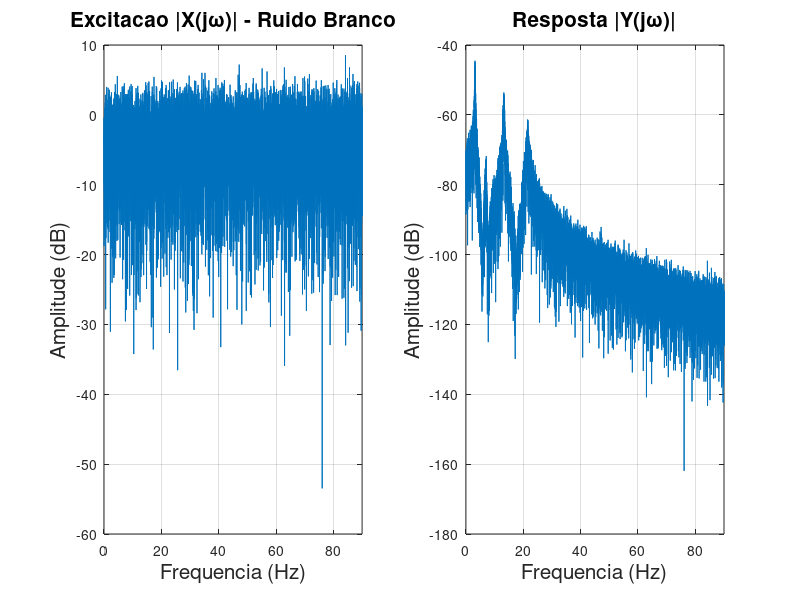
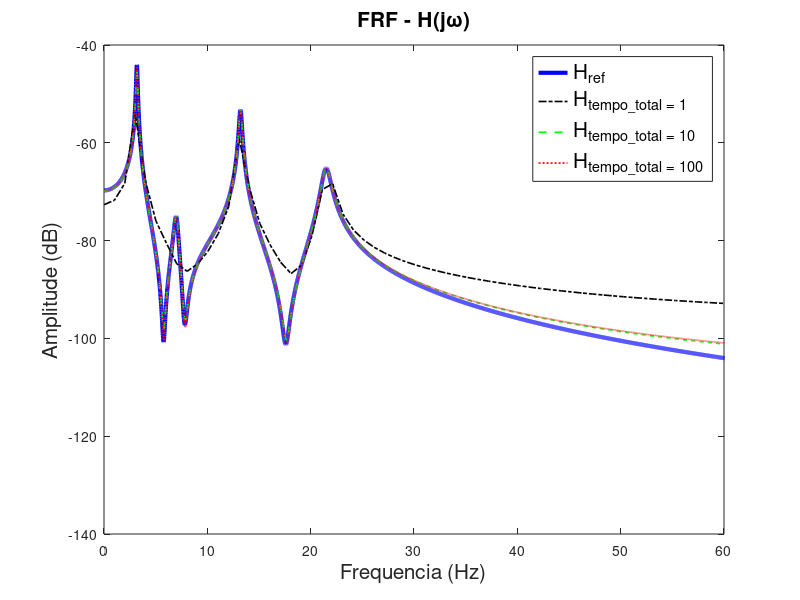
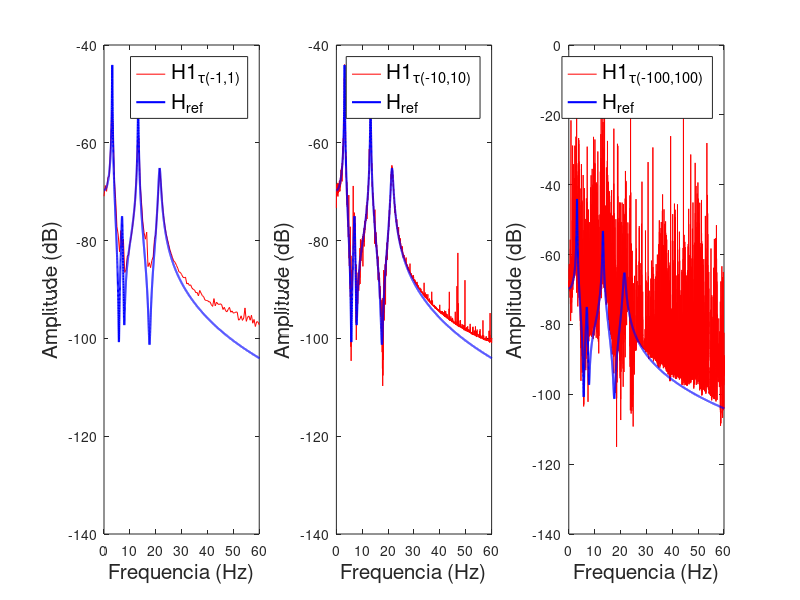
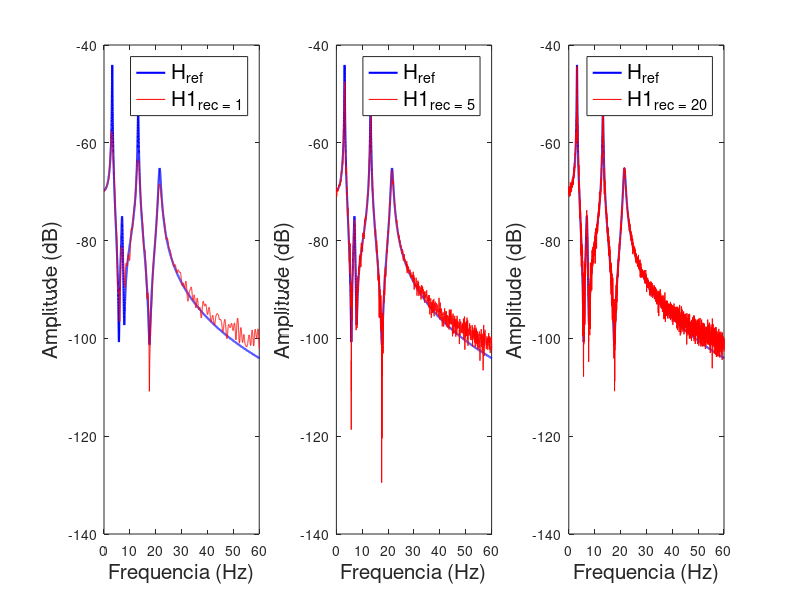

The MATLAB script that drew these images, in order: (Note: this script raises an error after producing the figures.)
%%%%%%%%%%%%%%%%%%%%%%%%%%%%%%%%%%%%%%%%%%%%%%%%%%%%%%%%%%%%%%%%%%%
%% Universidade Federal de Santa Catarina.
%% José Pedro de Santana Neto, maio de 2016
%%
%% You can redistribute it and/or
%% modify it under the terms of the GNU Affero General Public License as
%% published by the Free Software Foundation, either version 3 of the
%% License, or (at your option) any later version.
%% The library is distributed in the hope that it will be useful,
%% but WITHOUT ANY WARRANTY; without even the implied warranty of
%% MERCHANTABILITY or FITNESS FOR A PARTICULAR PURPOSE.  See the
%% GNU Affero General Public License for more details. 
%% see <http://www.gnu.org/licenses/>.
%%%%%%%%%%%%%%%%%%%%%%%%%%%%%%%%%%%%%%%%%%%%%%%%%%%%%%%%%%%%%%%%%%%

%% Questao_3
function questao_3 = questao_3()
	
	% A)
	amplitudes = [0.1 0.02 0.3 0.4]; % [metro]
	frequencias_angulares = [20 44 83 135]; % [rad/s]
	fatores_amortecimento = [0.02 0.03 0.01 0.02]; % qsi
	frequencias_naturais_amortecidas = [
		frequencias_angulares(1) * sqrt(1 - fatores_amortecimento(1)^2) ...
		frequencias_angulares(2) * sqrt(1 - fatores_amortecimento(2)^2) ...
		frequencias_angulares(3) * sqrt(1 - fatores_amortecimento(3)^2) ...
		frequencias_angulares(4) * sqrt(1 - fatores_amortecimento(4)^2) ...
	];

	tempos_totais_medicao = [1 10 100]; % [segundos]
	frequencia_amostragem = 180; % pontos por segundo [Hz]

	tempos_medicao = {
		% 1 segundo
		0 : 1/frequencia_amostragem : tempos_totais_medicao(1)-1/frequencia_amostragem ...
		% 10 segundos
		0 : 1/frequencia_amostragem : tempos_totais_medicao(2)-1/frequencia_amostragem ...
		% 100 segundos
		0 : 1/frequencia_amostragem : tempos_totais_medicao(3)-1/frequencia_amostragem
	};
	
	numero_total_pontos = tempos_totais_medicao(3)*frequencia_amostragem; % numero de elementos
	f = frequencia_amostragem*(0:numero_total_pontos-1)/numero_total_pontos; % [Hz]
	f_1 = linspace(0,180,length(tempos_medicao{1}));
	f_10 = linspace(0,180,length(tempos_medicao{2}));
	f_100 = linspace(0,180,length(tempos_medicao{3}));
	w = f*2*pi;              % vetor da frequência (rad/s)

	% Sistema de quatro graus de liberdade:
	h_1 = amplitudes(1)/frequencias_naturais_amortecidas(1) * exp(-fatores_amortecimento(1) ...
	 * frequencias_angulares(1) .* tempos_medicao{1}) .* sin(frequencias_naturais_amortecidas(1) ...
	  *tempos_medicao{1}) + amplitudes(2)/frequencias_naturais_amortecidas(2) * ...
	   exp(-fatores_amortecimento(2) * frequencias_angulares(2) * tempos_medicao{1}) .* ...
	    sin(frequencias_naturais_amortecidas(2)*tempos_medicao{1})...
	    + amplitudes(3)/frequencias_naturais_amortecidas(3) * exp(-fatores_amortecimento(3) * ...
	     frequencias_angulares(3) * tempos_medicao{1}) .* sin(frequencias_naturais_amortecidas(3) ... 
	     *tempos_medicao{1}) + amplitudes(4)/frequencias_naturais_amortecidas(4) * ... 
	     exp(-fatores_amortecimento(4) * frequencias_angulares(4) * tempos_medicao{1}) .* ... 
	     sin(frequencias_naturais_amortecidas(4)*tempos_medicao{1}); 
	h_10 = amplitudes(1)/frequencias_naturais_amortecidas(1) * exp(-fatores_amortecimento(1) ... 
	 * frequencias_angulares(1) .* tempos_medicao{2}) .* sin(frequencias_naturais_amortecidas(1) ... 
	 *tempos_medicao{2}) + amplitudes(2)/frequencias_naturais_amortecidas(2) * exp(-fatores_amortecimento(2) ...
	  * frequencias_angulares(2) * tempos_medicao{2}) .* sin(frequencias_naturais_amortecidas(2)*tempos_medicao{2})...
	    + amplitudes(3)/frequencias_naturais_amortecidas(3) * exp(-fatores_amortecimento(3) * ...
	     frequencias_angulares(3) * tempos_medicao{2}) .* sin(frequencias_naturais_amortecidas(3) ... 
	     *tempos_medicao{2}) + amplitudes(4)/frequencias_naturais_amortecidas(4) * ... 
	      exp(-fatores_amortecimento(4) * frequencias_angulares(4) * tempos_medicao{2}) .* ...
	       sin(frequencias_naturais_amortecidas(4)*tempos_medicao{2}); 
	h_100 = amplitudes(1)/frequencias_naturais_amortecidas(1) * exp(-fatores_amortecimento(1) ...
	 * frequencias_angulares(1) .* tempos_medicao{3}) .* sin(frequencias_naturais_amortecidas(1) ... 
	 *tempos_medicao{3}) + amplitudes(2)/frequencias_naturais_amortecidas(2) * ... 
	 exp(-fatores_amortecimento(2) * frequencias_angulares(2) * tempos_medicao{3}) ...
	  .* sin(frequencias_naturais_amortecidas(2)*tempos_medicao{3})...
	    + amplitudes(3)/frequencias_naturais_amortecidas(3) * exp(-fatores_amortecimento(3) ...
	     * frequencias_angulares(3) * tempos_medicao{3}) .* sin(frequencias_naturais_amortecidas(3) ... 
	     *tempos_medicao{3}) + amplitudes(4)/frequencias_naturais_amortecidas(4) * ...
	      exp(-fatores_amortecimento(4) * frequencias_angulares(4) * tempos_medicao{3}) ...
	       .* sin(frequencias_naturais_amortecidas(4)*tempos_medicao{3}); 

	% Magnitude FRF referência:
	Href = amplitudes(1) ./  ... 
	(frequencias_angulares(1).^2 - w.^2 ...
	 + 1i*2*fatores_amortecimento(1)*frequencias_angulares(1).*w) ...
	  + amplitudes(2) ./ ...
	   (frequencias_angulares(2).^2 - w.^2 ...
	    + 1i*2*fatores_amortecimento(2)*frequencias_angulares(2).*w)...
	    + amplitudes(3) ./ ...
	     (frequencias_angulares(3).^2 - w.^2 ...
	      + 1i*2*fatores_amortecimento(3)*frequencias_angulares(3).*w) ...
	       + amplitudes(4) ./ ...
	        (frequencias_angulares(4).^2 - w.^2 ...
	         + 1i*2*fatores_amortecimento(4)*frequencias_angulares(4).*w);

	H_1 = fft(h_1)/frequencia_amostragem;
	H_10 = fft(h_10)/frequencia_amostragem;
	H_100 = fft(h_100)/frequencia_amostragem;
	% Excitação
	x = randn(1,numero_total_pontos);  
	X = fft(x,numero_total_pontos)/frequencia_amostragem;
	% Resposta 
	Y = Href.*X;
	y = conv(x,h_100);
	y = y(1:numero_total_pontos);
	% Em escala log
	XdB = 20*log10(abs(X));
	YdB = 20*log10(abs(Y));
	HrefdB = 20*log10(abs(Href));
	HdB_1 = 20*log10(abs(H_1));
	HdB_10 = 20*log10(abs(H_10));
	HdB_100 = 20*log10(abs(H_100));
	%PLOtempos_totais_medicao 3(a)
	figure(4)
	subplot(1,2,1)
	plot(f,XdB)
	xlabel('Frequencia (Hz)','Fontsize',15)
	ylabel('Amplitude (dB)','Fontsize',15)
	title('Excitacao |X(j\omega)| - Ruido Branco','Fontsize',15)
	grid on
	xlim([0 90])
	subplot(1,2,2)
	plot(f,YdB)
	xlabel('Frequencia (Hz)','Fontsize',15)
	ylabel('Amplitude (dB)','Fontsize',15)
	title('Resposta |Y(j\omega)|','Fontsize',15)
	grid on
	xlim([0 90])
	%PLOtempos_totais_medicao 3(b)
	figure(5)
	plot(f,HrefdB,'b','LineWidth',3)
	hold on
	plot(f_1,HdB_1,'k-.','LineWidth',1.2)
	plot(f_10,HdB_10,'g--','LineWidth',1.2)
	plot(f_100,HdB_100,'r:','LineWidth',1.2)
	xlim([0 60])
	k=legend('H_{ref}','H_{tempo\_total = 1}','H_{tempo\_total = 10}','H_{tempo\_total = 100}');
	set(k,'FontSize',15)
	title('FRF - H(j\omega)','Fontsize',15)
	xlabel('Frequencia (Hz)','Fontsize',15)
	ylabel('Amplitude (dB)','Fontsize',15)


	% 3(c)
	% -1<tau<1
	[Rxx_1, tau_1] = xcorr(x,x,frequencia_amostragem,'unbiased'); 
	[Rxy_1, tau_1] = xcorr(x,y,frequencia_amostragem,'unbiased'); % Correlação-cruzada
	tau_1 = tau_1/frequencia_amostragem;
	Sxx_1 = fft(Rxx_1);Sxy_1=fft(Rxy_1);H1_1=Sxy_1./Sxx_1;
	H1_1=abs(H1_1/frequencia_amostragem);
	f_1=linspace(0,180,length(Rxy_1));
	% -10<tau<10

	[Rxx_10, tau_10] = xcorr(x,x,frequencia_amostragem*10,'unbiased'); 
	[Rxy_10, tau_10] = xcorr(x,y,frequencia_amostragem*10,'unbiased'); % Correlação-cruzada
	tau_10 = tau_10/frequencia_amostragem;
	Sxx_10 = fft(Rxx_10);Sxy_10=fft(Rxy_10);H1_10=Sxy_10./Sxx_10;
	H1_10=abs(H1_10/frequencia_amostragem);
	f_10=linspace(0,180,length(Rxy_10));
	% -100<tau<100

	[Rxx_100, tau_100] = xcorr(x,x,frequencia_amostragem*100,'unbiased'); 
	[Rxy_100, tau_100] = xcorr(x,y,frequencia_amostragem*100,'unbiased'); % Correlação-cruzada
	tau_100 = tau_100/frequencia_amostragem;
	Sxx_100 = fft(Rxx_100);Sxy_100=fft(Rxy_100);H1_100=Sxy_100./Sxx_100;
	H1_100=abs(H1_100/frequencia_amostragem);
	f_100=linspace(0,180,length(Rxy_100));

	figure(6)
	subplot(1,3,1)
	plot(f_1,20*log10(H1_1),'r')
	hold on
	plot(f,HrefdB,'b','LineWidth',1.5)
	xlim([0 60])
	xlabel('Frequencia (Hz)','Fontsize',15)
	ylabel('Amplitude (dB)', 'Fontsize',15)
	k=legend('H1_{\tau(-1,1)}','H_{ref}');
	set(k,'FontSize',15)

	subplot(1,3,2)
	plot(f_10,20*log10(H1_10),'r')
	hold on
	plot(f,HrefdB,'b','LineWidth',1.5)
	xlim([0 60])
	xlabel('Frequencia (Hz)','Fontsize',15)
	ylabel('Amplitude (dB)', 'Fontsize',15)
	k=legend('H1_{\tau(-10,10)}','H_{ref}');
	set(k,'FontSize',15)

	subplot(1,3,3)
	plot(f_100,20*log10(H1_100),'r')
	hold on
	plot(f,HrefdB,'b','LineWidth',1.5)
	xlim([0 60])
	xlabel('Frequencia (Hz)','Fontsize',15)
	ylabel('Amplitude (dB)', 'Fontsize',15)
	k=legend('H1_{\tau(-100,100)}','H_{ref}');
	set(k,'FontSize',15)

	%3(d)
	%Definindo um perido de janela tempos_totais_medicaor = [1 5 20] [s]
	tempos_totais_medicaor_1 = 1; numero_total_pontosr_1 = frequencia_amostragem*tempos_totais_medicaor_1;
	tempos_totais_medicaor_5 = 5;  numero_total_pontosr_5 = frequencia_amostragem*tempos_totais_medicaor_5;
	tempos_totais_medicaor_20 = 20;  numero_total_pontosr_20 = frequencia_amostragem*tempos_totais_medicaor_20;

	Sxx_W_1 = cpsd(x,x, rectwin(numero_total_pontosr_1), 0, numero_total_pontos,frequencia_amostragem, 'twosided'); % Sxx utilizando o Método de Welch
	Sxy_W_1 = cpsd(y,x, rectwin(numero_total_pontosr_1), 0, numero_total_pontos,frequencia_amostragem,'twosided'); % Sxy utilizando o Método de Welch
	H1_W_1 = Sxy_W_1./Sxx_W_1;
	H1_W_1=abs(H1_W_1)/frequencia_amostragem;

	Sxx_W_5 = cpsd(x,x, rectwin(numero_total_pontosr_5), 0, numero_total_pontos,frequencia_amostragem, 'twosided'); % Sxx utilizando o Método de Welch
	Sxy_W_5 = cpsd(y,x, rectwin(numero_total_pontosr_5), 0, numero_total_pontos,frequencia_amostragem,'twosided'); % Sxy utilizando o Método de Welch
	H1_W_5 = Sxy_W_5./Sxx_W_5;
	H1_W_5=abs(H1_W_5)/frequencia_amostragem;

	Sxx_W_20 = cpsd(x,x, rectwin(numero_total_pontosr_20), 0, numero_total_pontos,frequencia_amostragem, 'twosided'); % Sxx utilizando o Método de Welch
	Sxy_W_20 = cpsd(y,x, rectwin(numero_total_pontosr_20), 0, numero_total_pontos,frequencia_amostragem,'twosided'); % Sxy utilizando o Método de Welch
	H1_W_20 = Sxy_W_20./Sxx_W_20;
	H1_W_20=abs(H1_W_20)/frequencia_amostragem;

	figure(7)
	subplot(1,3,1)
	plot(f,HrefdB,'b','LineWidth',1.5)
	hold on
	plot(f,20*log10(H1_W_1),'r')
	xlim([0 60])
	xlabel('Frequencia (Hz)','Fontsize',15)
	ylabel('Amplitude (dB)', 'Fontsize',15)
	k=legend('H_{ref}','H1_{rec = 1}');
	set(k,'FontSize',15)

	subplot(1,3,2)
	plot(f,HrefdB,'b','LineWidth',1.5)
	hold on
	plot(f,20*log10(H1_W_5),'r')
	xlim([0 60])
	xlabel('Frequencia (Hz)','Fontsize',15)
	ylabel('Amplitude (dB)', 'Fontsize',15)
	k=legend('H_{ref}','H1_{rec = 5}');
	set(k,'FontSize',15)

	subplot(1,3,3)
	plot(f,HrefdB,'b','LineWidth',1.5)
	hold on
	plot(f,20*log10(H1_W_20),'r')
	xlim([0 60])
	xlabel('Frequencia (Hz)','Fontsize',15)
	ylabel('Amplitude (dB)', 'Fontsize',15)
	k=legend('H_{ref}','H1_{rec = 20}');
	set(k,'FontSize',15)

	%3(e)
	%Definindo um perido de janela tempos_totais_medicaor = [10] [s]

	tempos_totais_medicaor_10 = 10;  numero_total_pontosr_10 = frequencia_amostragem*tempos_totais_medicaor_10;

	%MÉtempos_totais_medicaoODO DE WELCH PARA DIFEREnumero_total_pontostempos_totais_medicaoES OVERLAP
	Sxx_O_25 = cpsd(x,x, rectwin(numero_total_pontosr_10), numero_total_pontosr_10/4, numero_total_pontos,frequencia_amostragem, 'twosided'); % Sxx utilizando o Método de Welch
	Sxy_O_25 = cpsd(y,x, rectwin(numero_total_pontosr_10), numero_total_pontosr_10/4, numero_total_pontos,frequencia_amostragem,'twosided'); % Sxy utilizando o Método de Welch
	H1_O_25 = Sxy_O_25./Sxx_O_25;
	H1_O_25=abs(H1_O_25)/frequencia_amostragem;

	Sxx_O_50 = cpsd(x,x, rectwin(numero_total_pontosr_10), numero_total_pontosr_10/2, numero_total_pontos,frequencia_amostragem, 'twosided'); % Sxx utilizando o Método de Welch
	Sxy_O_50 = cpsd(y,x, rectwin(numero_total_pontosr_10), numero_total_pontosr_10/2, numero_total_pontos,frequencia_amostragem,'twosided'); % Sxy utilizando o Método de Welch
	H1_O_50 = Sxy_O_50./Sxx_O_50;
	H1_O_50=abs(H1_O_50)/frequencia_amostragem;

	Sxx_O_75 = cpsd(x,x, rectwin(numero_total_pontosr_10), 3*numero_total_pontosr_10/4, numero_total_pontos,frequencia_amostragem, 'twosided'); % Sxx utilizando o Método de Welch
	Sxy_O_75 = cpsd(y,x, rectwin(numero_total_pontosr_10), 3*numero_total_pontosr_10/4, numero_total_pontos,frequencia_amostragem,'twosided'); % Sxy utilizando o Método de Welch
	H1_O_75 = Sxy_O_75./Sxx_O_75;
	H1_O_75=abs(H1_O_75)/frequencia_amostragem;

	figure(8)

	subplot(1,3,1)
	plot(f,HrefdB,'b','LineWidth',1.5)
	hold on
	plot(f,20*log10(H1_O_25),'r')
	xlim([0 60])
	xlabel('Frequencia (Hz)','Fontsize',15)
	ylabel('Amplitude (dB)', 'Fontsize',15)
	k=legend('H_{ref}','H1_{overlap = 25%}');
	set(k,'FontSize',15)

	subplot(1,3,2)
	plot(f,HrefdB,'b','LineWidth',1.5)
	hold on
	plot(f,20*log10(H1_O_50),'r')
	xlim([0 60])
	xlabel('Frequencia (Hz)','Fontsize',15)
	ylabel('Amplitude (dB)', 'Fontsize',15)
	k=legend('H_{ref}','H1_{overlap = 50%}');
	set(k,'FontSize',15)


	subplot(1,3,3)
	plot(f,HrefdB,'b','LineWidth',1.5)
	hold on
	plot(f,20*log10(H1_O_75),'r')
	xlim([0 60])
	xlabel('Frequencia (Hz)','Fontsize',15)
	ylabel('Amplitude (dB)', 'Fontsize',15)
	k=legend('H_{ref}','H1_{overlap = 75%}');
	set(k,'FontSize',15)

	%3(f)

	%MÉtempos_totais_medicaoODO DE WELCH COM AS JAnumero_total_pontosELAS Utempos_totais_medicaoILIZADAS numero_total_pontosA QUEStempos_totais_medicaoÃO 2

	Sxx_Rec = cpsd(x,x, rectwin(numero_total_pontosr_10), numero_total_pontosr_10/2, numero_total_pontos,frequencia_amostragem, 'twosided'); % Sxx utilizando o Método de Welch
	Sxy_Rec = cpsd(y,x, rectwin(numero_total_pontosr_10), numero_total_pontosr_10/2, numero_total_pontos,frequencia_amostragem,'twosided'); % Sxy utilizando o Método de Welch
	H1_Rec = Sxy_Rec./Sxx_Rec;
	H1_Rec=abs(H1_Rec)/frequencia_amostragem;
	A=corrcoef(HrefdB,H1_Rec);
	A=abs(A(1,2));

	Sxx_tempos_totais_medicaouk= cpsd(x,x, tukeywin(numero_total_pontosr_10), numero_total_pontosr_10/2, numero_total_pontos,frequencia_amostragem, 'twosided'); % Sxx utilizando o Método de Welch
	Sxy_tempos_totais_medicaouk = cpsd(y,x, tukeywin(numero_total_pontosr_10), numero_total_pontosr_10/2, numero_total_pontos,frequencia_amostragem,'twosided'); % Sxy utilizando o Método de Welch
	H1_tempos_totais_medicaouk = Sxy_tempos_totais_medicaouk./Sxx_tempos_totais_medicaouk;
	H1_tempos_totais_medicaouk=abs(H1_tempos_totais_medicaouk)/frequencia_amostragem;
	B=corrcoef(HrefdB,H1_tempos_totais_medicaouk);
	B=abs(B(1,2));

	Sxx_tempos_totais_medicaorian = cpsd(x,x, triang(numero_total_pontosr_10), numero_total_pontosr_10/2, numero_total_pontos,frequencia_amostragem, 'twosided'); % Sxx utilizando o Método de Welch
	Sxy_tempos_totais_medicaorian = cpsd(y,x, triang(numero_total_pontosr_10), numero_total_pontosr_10/2, numero_total_pontos,frequencia_amostragem,'twosided'); % Sxy utilizando o Método de Welch
	H1_tempos_totais_medicaorian = Sxy_tempos_totais_medicaorian./Sxx_tempos_totais_medicaorian;
	H1_tempos_totais_medicaorian=abs(H1_tempos_totais_medicaorian)/frequencia_amostragem;
	C=corrcoef(HrefdB,H1_tempos_totais_medicaorian);
	C=abs(C(1,2));

	%PLOtempos_totais_medicao 3(f)
	texto_correlacao_x = 123;
	texto_correlacao_y = 11;
	figure(9)
	subplot(1,3,1)
	plot(f,HrefdB,'b','LineWidth',1.5)
	hold on
	plot(f,20*log10(H1_Rec),'r')
	strmax = ['Correlacao = ', num2str(A)];
	text(45,-115,strmax,'HorizontalAlignment','right','Fontsize',13);
	axis([0 60 -120 -40])
	xlabel('Frequencia (Hz)','Fontsize',15)
	ylabel('Amplitude (dB)', 'Fontsize',15)
	k=legend('H_{ref}','H1_{retangular}');
	set(k,'FontSize',15)

	subplot(1,3,2)
	plot(f,HrefdB,'b','LineWidth',1.5)
	hold on
	plot(f,20*log10(H1_tempos_totais_medicaouk),'r')
	strmax = ['Correlacao = ', num2str(B)];
	text(45,-105,strmax,'HorizontalAlignment','right','Fontsize',13);
	xlim([0 60])
	xlabel('Frequencia (Hz)','Fontsize',15)
	ylabel('Amplitude (dB)', 'Fontsize',15)
	k=legend('H_{ref}','H1_{tukey}');
	set(k,'FontSize',15)


	subplot(1,3,3)
	plot(f,HrefdB,'b','LineWidth',1.5)
	hold on
	plot(f,20*log10(H1_tempos_totais_medicaorian),'r')
	strmax = ['Correlacao = ', num2str(C)];
	text(45,-105,strmax,'HorizontalAlignment','right','Fontsize',13);
	xlim([0 60])
	xlabel('Frequencia (Hz)','Fontsize',15)
	ylabel('Amplitude (dB)', 'Fontsize',15)
	k=legend('H_{ref}','H1_{triangular}');
	set(k,'FontSize',15)